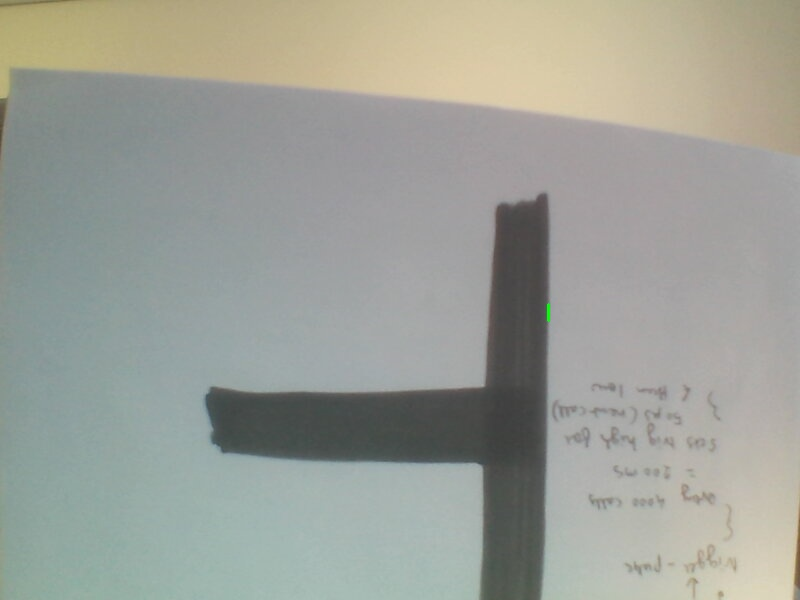
//> input picture ImageProcessing/test/houghlines5.jpg, 800 x 600 px
$ ./detect houghlines5.jpg   (built with g++ and OpenCV 4)
//> lines starting //> are read from the running program, lines starting //| are printed output that depends on the picture; after the words box and inside, x2 and y2 are one past the last pixel; in counts of white or black regions, pixels touching at a corner belong together
#include <opencv2/core.hpp>
#include <opencv2/imgproc.hpp>
#include <opencv2/videoio.hpp>
#include <opencv2/highgui.hpp>
#include <iostream>
#include <stdio.h>
using namespace cv;
using namespace std;

vector<Mat> Images;
int N_SLICES = 4;
float WEIGHT[4];
int PT[4];
int STOP = 0;

Mat RemoveBackground(Mat image)
{
    Mat mask, resultAnd, resultNot, resultMask;

    Mat lower(1,1, CV_8UC3, Scalar(0,0,0));
	Mat upper(1,1, CV_8UC3, Scalar(100,100,100));
	inRange(image, lower, upper, mask);
	//cout << "mask = "<< endl << " "  << mask << endl << endl;
	//cout << "image = "<< endl << " "  << image << endl << endl;
	//cout << "in range passed"<< endl;
	bitwise_and(image, image, resultAnd, mask=mask);
	bitwise_not(resultAnd,resultNot,mask);

	subtract(Scalar::all(255),resultNot,resultMask);

	return resultMask;
 }

Point getContourCenter(vector<Point> contour)
{
	Moments mu;
  	Point mc;

	// Get the moment
	mu = moments(contour, false);
    if (mu.m00 == 0)
	{
		return mc;
	}
    //  Get the mass center
  	mc = Point(mu.m10/mu.m00 , mu.m01/mu.m00);
	return mc;
}

int Aprox(int a, int b, int error)
{
	if (abs(a - b) < error)
	{
		return 1; //True
	}
	else
	{
		return 0; // False
	}
}

float getContourExtent(vector<Point> contour)
{
	Rect bounding_rect;
	//  Find the area of contour
	double area = contourArea(contour,false);
	// Find the bounding rectangle for the contour
	bounding_rect=boundingRect(contour);
	//x,y,w,h = cv2.boundingRect(contour)
	double rect_area = (bounding_rect.width)*(bounding_rect.height);
	if (rect_area > 0)
	{
		return (float(area)/rect_area);
	}
}

void Process(Mat img, int index)
{

	int largest_area=0;
	int largest_contour_index=0;
	//cv::Rect bounding_rect;
	Point zero;
	Point contourCenter;
	Point middle;
	int contourCenterX;
	int prev_cX;
	vector<Point> MainContour;
	vector<Point> prev_MC;
	//cout << contourCenterX << endl;

	vector<vector<Point> > contours;
	vector<Vec4i> hierarchy;
	Mat imgray,thresh;

/*	// OLD TECH WORKED FOR BLACK
	cvtColor(img,imgray,COLOR_BGR2GRAY);
	double ret = threshold(imgray,thresh,100,255,THRESH_BINARY_INV);
	findContours(thresh,contours,hierarchy,RETR_TREE,CHAIN_APPROX_SIMPLE);
*/

	// NEW TECH WORKED FOR RED
	cvtColor(img,imgray,COLOR_BGR2GRAY);
	adaptiveThreshold(imgray, imgray,255,ADAPTIVE_THRESH_MEAN_C, THRESH_BINARY,75,10);
 	cv::bitwise_not(imgray, imgray);
	findContours(imgray,contours,hierarchy,RETR_TREE,CHAIN_APPROX_SIMPLE);


/*
	// TRYING CANNY
	cvtColor(img,imgray,COLOR_BGR2GRAY);
	Canny(imgray, thresh, 50, 200, 3);
	imshow("Canny", thresh);
	findContours(thresh,contours,hierarchy,RETR_TREE,CHAIN_APPROX_SIMPLE);
*/

	prev_MC = MainContour;

	//cout << contours.size() << endl;
	try
	{
		if(contours.size() != 0)
		{
			// Find the area of contour
			for(int i = 0; i < contours.size(); i++)
			{
		    	if (contourArea(contours[i],false) != 0)
		    	{
		    	double a = contourArea(contours[i],false);
		    	if(a>largest_area)
			    	{
			        	largest_area=a;
			        	largest_contour_index=i;
			        	MainContour = contours[i];
			        }
		   		}
		    }

			int width = img.cols;
			int height = img.rows;

			middle.x = int(width/2); //Get X coordenate of the middle point
			middle.y = int(height/2); //Get Y coordenate of the middle point

			prev_cX = contourCenterX;
			contourCenter = getContourCenter(MainContour);
			if (contourCenter != zero)
			{
				contourCenterX = contourCenter.x;
				if (abs(prev_cX-contourCenterX) > 5)
				{
					for (int i = 0; i < contours.size(); i++)
					{
						if (getContourCenter(contours[i]) != zero)
						{
							int tmp_cx = getContourCenter(contours[i]).x;
							if (Aprox(tmp_cx, prev_cX, 5) == 1)
							{
								MainContour = contours[i];
								if (getContourCenter(MainContour) != zero)
								{
									contourCenterX = getContourCenter(MainContour).x;
								}
							}
						}
					}
				}
			}
			else
			{
				contourCenterX = 0;
			}


			int direction1 =  int((middle.x - contourCenterX) * getContourExtent(MainContour));

			Point dX;
			dX.x = contourCenterX;
			dX.y = middle.y;
			drawContours(img,contours,largest_contour_index,Scalar(0,255,0),3);
			circle(img, dX , 7, Scalar(255,255,255), -1); //Draw dX circle WHITE
			circle(img, middle, 3, Scalar(0,0,255), -1); //Draw middle circle RED

			Point placeholder1;
			Point placeholder2;

			placeholder1.x = (contourCenterX + 20);
			placeholder1.y = middle.y;

			placeholder2.x = (contourCenterX + 20);
			placeholder2.y = (middle.y + 35);


			WEIGHT[index] = getContourExtent(MainContour);
			PT[index] = middle.x-contourCenterX;

			String pt = to_string(PT[index]);
			String weight = "Weight:" + to_string(WEIGHT[index]);

			putText(img,pt, placeholder1, FONT_HERSHEY_SIMPLEX, 1, Scalar(200,0,200),2);
			putText(img,weight, placeholder2, FONT_HERSHEY_SIMPLEX , 0.5,Scalar(200,0,200),1);
		}
		else
		{
			if (index == 1)
			{
				STOP = 1;
			}
			//cout << "No Countour for :" << index << endl;
			//imshow("No Countour", img);
		}
	}
	catch ( cv::Exception & e )
	{

	}
}

void SlicePart(Mat im, vector<Mat> images, int slices)
{
	int sl = int(im.rows/slices);

	for (int i = 0; i < slices; i++)
	{
		int part = sl*i;
		Mat crop_img = im(Rect(0,part,im.cols,sl));
		Process(crop_img, i);
	}
}
int main(int argc, char** argv )
{
	Mat frame,test;

	frame = imread(argv[1], IMREAD_COLOR);   // Read the file
//> frame is the input picture: 600 rows x 800 cols, CV_8UC3; mean B, G, R 152, 160, 157
	if (frame.empty())
	{
		cerr << "ERROR! blank frame grabbed\n";
		return 0;
	}


	// [21 lines of commented-out code are left out]


	Rect myROI(0, frame.rows/2, frame.cols, frame.rows/2);
//> myROI = Rect(0, 300, 800, 300)
	Mat croppedImage = frame(myROI);
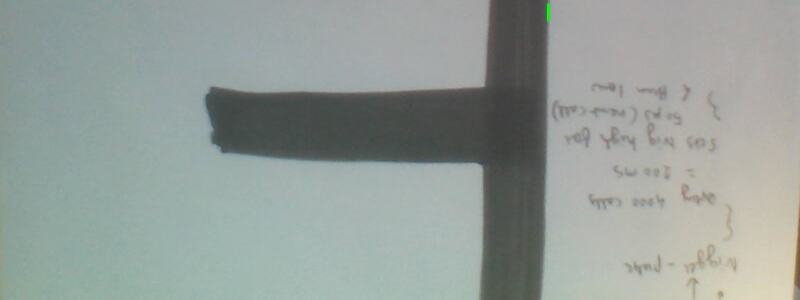
//> croppedImage: 300 rows x 800 cols, CV_8UC3; mean B, G, R 153.8, 158.2, 149.6
	//croppedImage = RemoveBackground(croppedImage);

	SlicePart(croppedImage, Images, N_SLICES);
//> the loop in SlicePart, `for (int i = 0; i < slices; i++)` made 4 passes
//> pass 1, in SlicePart, `Mat crop_img = im(Rect(0,part,im.cols,sl));`:
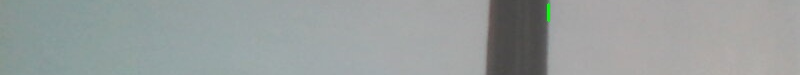
//> crop_img: 75 rows x 800 cols, CV_8UC3; mean B, G, R 157.2, 157.9, 152.3
//> pass 1, in Process, `adaptiveThreshold(imgray, imgray,255,ADAPTIVE_THRESH_MEAN_C, THRESH_BI..`:
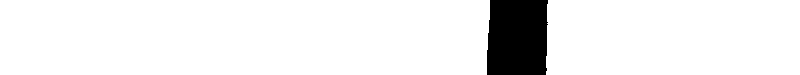
//> imgray: 75 rows x 800 cols, CV_8UC1; 92.7% white; 1 black region, box (x1, y1, x2, y2) and area: (487, 0, 548, 75) 4387
//> after the loop in SlicePart, `for (int i = 0; i < slices; i++)`:
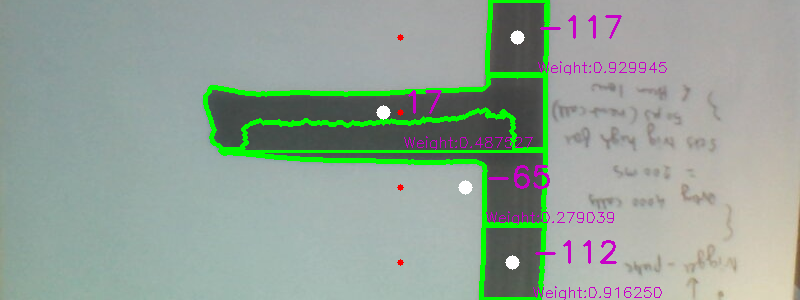
//> im: 300 rows x 800 cols, CV_8UC3; 5.19% of pixels changed, all inside (x1, y1, x2, y2) = (203, 0, 667, 300)
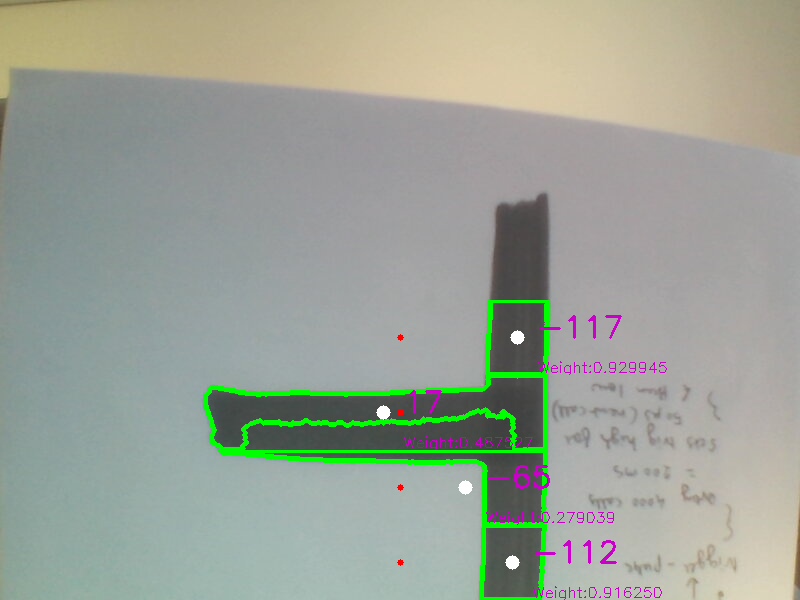
//> frame: 600 rows x 800 cols, CV_8UC3; 2.59% of pixels changed, all inside (x1, y1, x2, y2) = (203, 300, 667, 600)
	namedWindow("Final", WINDOW_NORMAL);
	imshow("Final", croppedImage);

	int lower_mean,upper_mean, indicator;
	float linear_speed = 0.0;
	float turn_multiplier = 0.0;

	lower_mean = (PT[3]+PT[2])/2;
//> lower_mean = -88
	upper_mean = (PT[1]+PT[0])/2;
//> upper_mean = -50

	indicator = abs(lower_mean- upper_mean);
//> indicator = 38

	cout << "upper_mean: " << upper_mean << endl;
//| upper_mean: -50
	if (indicator<75)
	{
		turn_multiplier = 0;
		linear_speed = 1;
	}
	else if (indicator>= 50 && indicator<200)
	{
		turn_multiplier = 0.7;
		linear_speed = 0.5;
	}
	else
	{
		turn_multiplier = 0.3;
		linear_speed = 0.1;
	}
	if (upper_mean<0 && turn_multiplier != 0)
	{
		turn_multiplier = turn_multiplier*-1;
		cout << "Turn Right " << endl;
	}
	else if (upper_mean>0 && turn_multiplier != 0)
	{
		cout << "Turn Left " << endl;
	}
	if (STOP == 1)
	{
		linear_speed = 0;
	}
	cout << "linear_speed: " << linear_speed << endl;
	cout << "turn_multiplier: " << turn_multiplier << endl;

// [5 lines of commented-out code are left out]
	waitKey(0);
	destroyWindow("Final");

	return 0;
}
